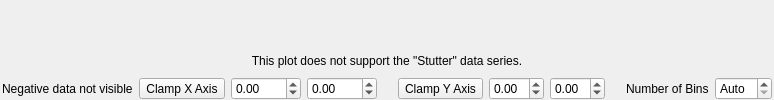
       <widget class="QWidget" name="tab_histogram">
        <attribute name="title">
         <string>Histogram</string>
        </attribute>
        <layout class="QVBoxLayout" name="verticalLayout_3" stretch="1,0,0">
         <property name="leftMargin">
          <number>2</number>
         </property>
         <property name="topMargin">
          <number>0</number>
         </property>
         <property name="rightMargin">
          <number>2</number>
         </property>
         <property name="bottomMargin">
          <number>0</number>
         </property>
         <item>
          <widget class="ContextMenuPlotWidget" name="pyqtgraph_histogram" native="true"/>
         </item>
         <item>
          <widget class="QLabel" name="caution_label_stutter_histogram">
           <property name="sizePolicy">
            <sizepolicy hsizetype="Preferred" vsizetype="Expanding">
             <horstretch>0</horstretch>
             <verstretch>0</verstretch>
            </sizepolicy>
           </property>
           <property name="text">
            <string>&lt;html&gt;&lt;head/&gt;&lt;body&gt;&lt;p&gt;This plot does not support the &amp;quot;Stutter&amp;quot; data series.&lt;/p&gt;&lt;/body&gt;&lt;/html&gt;</string>
           </property>
           <property name="alignment">
            <set>Qt::AlignCenter</set>
           </property>
          </widget>
         </item>
         <item>
          <widget class="QWidget" name="controls_histogram" native="true">
           <layout class="QHBoxLayout" name="horizontalLayout_9">
            <property name="leftMargin">
             <number>0</number>
            </property>
            <property name="topMargin">
             <number>3</number>
            </property>
            <property name="rightMargin">
             <number>0</number>
            </property>
            <property name="bottomMargin">
             <number>0</number>
            </property>
            <item>
             <spacer name="horizontalSpacer_12">
              <property name="orientation">
               <enum>Qt::Horizontal</enum>
              </property>
              <property name="sizeHint" stdset="0">
               <size>
                <width>0</width>
                <height>20</height>
               </size>
              </property>
             </spacer>
            </item>
            <item>
             <layout class="QHBoxLayout" name="horizontalLayout_4">
              <property name="spacing">
               <number>6</number>
              </property>
              <item>
               <widget class="QLabel" name="notice_label_negative_histogram_data">
                <property name="text">
                 <string>Negative data not visible</string>
                </property>
                <property name="textFormat">
                 <enum>Qt::PlainText</enum>
                </property>
               </widget>
              </item>
              <item>
               <widget class="QToolButton" name="check_clamp_histogram_x_min">
                <property name="sizePolicy">
                 <sizepolicy hsizetype="Fixed" vsizetype="Fixed">
                  <horstretch>0</horstretch>
                  <verstretch>0</verstretch>
                 </sizepolicy>
                </property>
                <property name="minimumSize">
                 <size>
                  <width>0</width>
                  <height>21</height>
                 </size>
                </property>
                <property name="toolTip">
                 <string>&lt;html&gt;&lt;head/&gt;&lt;body&gt;&lt;p&gt;Click this button to always start the axis from zero.&lt;/p&gt;&lt;/body&gt;&lt;/html&gt;</string>
                </property>
                <property name="text">
                 <string>Clamp X Axis</string>
                </property>
                <property name="checkable">
                 <bool>true</bool>
                </property>
               </widget>
              </item>
              <item>
               <widget class="QDoubleSpinBox" name="spin_histogram_x_min">
                <property name="sizePolicy">
                 <sizepolicy hsizetype="Expanding" vsizetype="Fixed">
                  <horstretch>0</horstretch>
                  <verstretch>0</verstretch>
                 </sizepolicy>
                </property>
                <property name="minimumSize">
                 <size>
                  <width>50</width>
                  <height>21</height>
                 </size>
                </property>
                <property name="maximumSize">
                 <size>
                  <width>70</width>
                  <height>16777215</height>
                 </size>
                </property>
                <property name="accelerated">
                 <bool>true</bool>
                </property>
                <property name="minimum">
                 <double>-1000000.000000000000000</double>
                </property>
                <property name="maximum">
                 <double>1000000.000000000000000</double>
                </property>
               </widget>
              </item>
              <item>
               <widget class="QDoubleSpinBox" name="spin_histogram_x_max">
                <property name="sizePolicy">
                 <sizepolicy hsizetype="Expanding" vsizetype="Fixed">
                  <horstretch>0</horstretch>
                  <verstretch>0</verstretch>
                 </sizepolicy>
                </property>
                <property name="minimumSize">
                 <size>
                  <width>50</width>
                  <height>21</height>
                 </size>
                </property>
                <property name="maximumSize">
                 <size>
                  <width>70</width>
                  <height>16777215</height>
                 </size>
                </property>
                <property name="accelerated">
                 <bool>true</bool>
                </property>
                <property name="minimum">
                 <double>-1000000.000000000000000</double>
                </property>
                <property name="maximum">
                 <double>1000000.000000000000000</double>
                </property>
               </widget>
              </item>
             </layout>
            </item>
            <item>
             <spacer name="horizontalSpacer_13">
              <property name="orientation">
               <enum>Qt::Horizontal</enum>
              </property>
              <property name="sizeType">
               <enum>QSizePolicy::Fixed</enum>
              </property>
              <property name="sizeHint" stdset="0">
               <size>
                <width>15</width>
                <height>20</height>
               </size>
              </property>
             </spacer>
            </item>
            <item>
             <layout class="QHBoxLayout" name="horizontalLayout">
              <property name="spacing">
               <number>6</number>
              </property>
              <item>
               <widget class="QToolButton" name="check_clamp_histogram_y_min">
                <property name="sizePolicy">
                 <sizepolicy hsizetype="Fixed" vsizetype="Fixed">
                  <horstretch>0</horstretch>
                  <verstretch>0</verstretch>
                 </sizepolicy>
                </property>
                <property name="minimumSize">
                 <size>
                  <width>0</width>
                  <height>21</height>
                 </size>
                </property>
                <property name="toolTip">
                 <string>&lt;html&gt;&lt;head/&gt;&lt;body&gt;&lt;p&gt;Click this button to always start the axis from zero.&lt;/p&gt;&lt;/body&gt;&lt;/html&gt;</string>
                </property>
                <property name="text">
                 <string>Clamp Y Axis</string>
                </property>
                <property name="checkable">
                 <bool>true</bool>
                </property>
               </widget>
              </item>
              <item>
               <widget class="QDoubleSpinBox" name="spin_histogram_y_min">
                <property name="sizePolicy">
                 <sizepolicy hsizetype="Expanding" vsizetype="Fixed">
                  <horstretch>0</horstretch>
                  <verstretch>0</verstretch>
                 </sizepolicy>
                </property>
                <property name="minimumSize">
                 <size>
                  <width>50</width>
                  <height>21</height>
                 </size>
                </property>
                <property name="maximumSize">
                 <size>
                  <width>70</width>
                  <height>16777215</height>
                 </size>
                </property>
                <property name="minimum">
                 <double>-1.000000000000000</double>
                </property>
                <property name="maximum">
                 <double>2.000000000000000</double>
                </property>
               </widget>
              </item>
              <item>
               <widget class="QDoubleSpinBox" name="spin_histogram_y_max">
                <property name="sizePolicy">
                 <sizepolicy hsizetype="Expanding" vsizetype="Fixed">
                  <horstretch>0</horstretch>
                  <verstretch>0</verstretch>
                 </sizepolicy>
                </property>
                <property name="minimumSize">
                 <size>
                  <width>50</width>
                  <height>21</height>
                 </size>
                </property>
                <property name="maximumSize">
                 <size>
                  <width>70</width>
                  <height>16777215</height>
                 </size>
                </property>
                <property name="minimum">
                 <double>-1.000000000000000</double>
                </property>
                <property name="maximum">
                 <double>2.000000000000000</double>
                </property>
                <property name="singleStep">
                 <double>0.010000000000000</double>
                </property>
               </widget>
              </item>
             </layout>
            </item>
            <item>
             <spacer name="horizontalSpacer_18">
              <property name="orientation">
               <enum>Qt::Horizontal</enum>
              </property>
              <property name="sizeType">
               <enum>QSizePolicy::Fixed</enum>
              </property>
              <property name="sizeHint" stdset="0">
               <size>
                <width>15</width>
                <height>20</height>
               </size>
              </property>
             </spacer>
            </item>
            <item>
             <layout class="QHBoxLayout" name="horizontalLayout_8">
              <property name="spacing">
               <number>6</number>
              </property>
              <item>
               <widget class="QLabel" name="label_histogram_bins">
                <property name="sizePolicy">
                 <sizepolicy hsizetype="Fixed" vsizetype="Fixed">
                  <horstretch>0</horstretch>
                  <verstretch>0</verstretch>
                 </sizepolicy>
                </property>
                <property name="minimumSize">
                 <size>
                  <width>0</width>
                  <height>21</height>
                 </size>
                </property>
                <property name="text">
                 <string>Number of Bins</string>
                </property>
                <property name="textFormat">
                 <enum>Qt::PlainText</enum>
                </property>
               </widget>
              </item>
              <item>
               <widget class="QSpinBox" name="spin_histogram_bins">
                <property name="sizePolicy">
                 <sizepolicy hsizetype="Expanding" vsizetype="Fixed">
                  <horstretch>0</horstretch>
                  <verstretch>0</verstretch>
                 </sizepolicy>
                </property>
                <property name="minimumSize">
                 <size>
                  <width>50</width>
                  <height>21</height>
                 </size>
                </property>
                <property name="maximumSize">
                 <size>
                  <width>70</width>
                  <height>16777215</height>
                 </size>
                </property>
                <property name="specialValueText">
                 <string>Auto</string>
                </property>
                <property name="accelerated">
                 <bool>true</bool>
                </property>
                <property name="showGroupSeparator" stdset="0">
                 <bool>true</bool>
                </property>
                <property name="minimum">
                 <number>1</number>
                </property>
                <property name="maximum">
                 <number>1000</number>
                </property>
               </widget>
              </item>
             </layout>
            </item>
            <item>
             <spacer name="horizontalSpacer_15">
              <property name="orientation">
               <enum>Qt::Horizontal</enum>
              </property>
              <property name="sizeHint" stdset="0">
               <size>
                <width>0</width>
                <height>20</height>
               </size>
              </property>
             </spacer>
            </item>
           </layout>
          </widget>
         </item>
        </layout>
       </widget>
